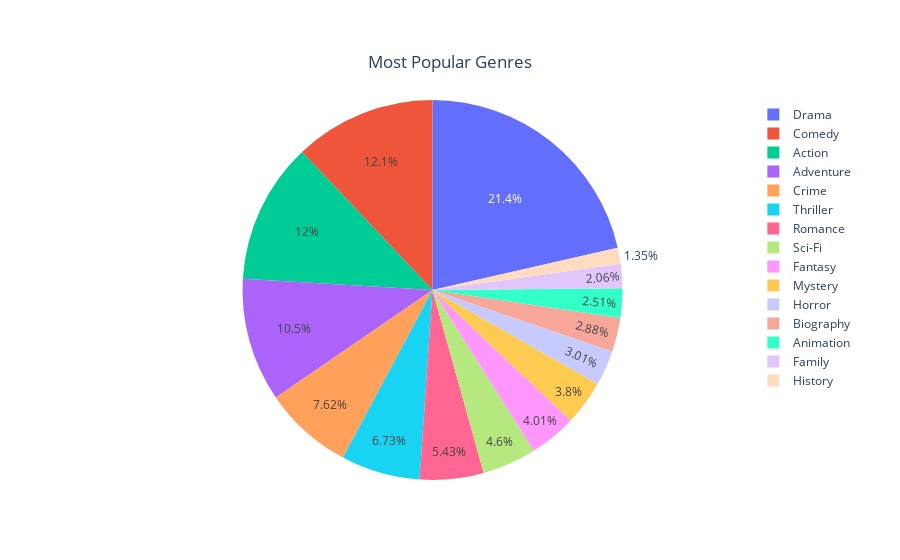

Source (notebook cell):
### Code cell
plotly_title['text'] = 'Most Popular Genres'

# grouped_genre_df[:10]
fig = go.Figure(data=go.Pie(
    labels=grouped_genre_df['genre'][:15]
    , values=grouped_genre_df['total_score'][:15]
    ,
))
fig.update_layout(
   title=plotly_title
)

fig.show()

### Figure 1 — Plotly figure (JSON) as saved in the notebook; plotly's stock layout.template omitted (floating-point values rounded to 4 significant figures)
{"data": [{"labels": ["Drama", "Comedy", "Action", "Adventure", "Crime", "Thriller", "Romance", "Sci-Fi", "Fantasy", "Mystery", "Horror", "Biography", "Animation", "Family", "History"], "type": "pie", "values": [2402000000.0, 1351000000.0, 1345000000.0, 1178000000.0, 854100000.0, 754000000.0, 609100000.0, 515800000.0, 449500000.0, 425600000.0, 336900000.0, 322500000.0, 281700000.0, 230400000.0, 151800000.0]}], "layout": {"title": {"text": "Most Popular Genres", "x": 0.5, "xanchor": "center", "y": 0.9, "yanchor": "top"}}}
